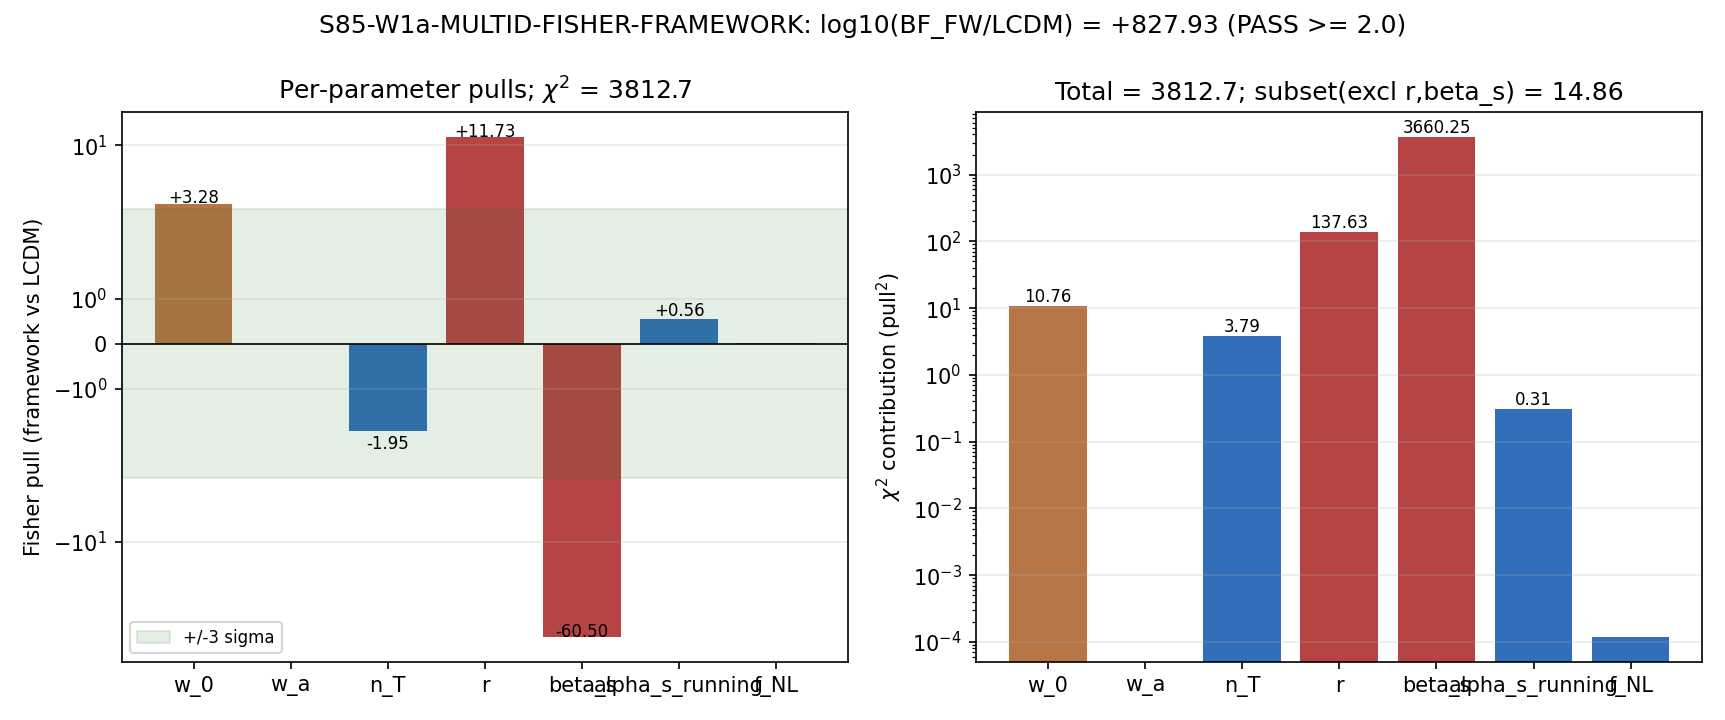

The script that saved this image:
#!/usr/bin/env python3
"""
S85 W1a-9: MULTID-FISHER-FRAMEWORK (W6 D.3)
===========================================

Gate: S85-W1a-MULTID-FISHER-FRAMEWORK
Trigger: [VERIFY]
Classification: META (multi-channel Fisher framework)
Agent: mack-cosmic-bridge

Hypothesis: The 7D framework prediction vector
  p_FW = (w_0, w_a, n_T, r, beta_s, alpha_s, f_NL)
can be discriminated from the LCDM null across a correlated N-channel
observation (DESI DR3 + LiteBIRD + CMB-S4 + SKA-1), with joint
BF_FW/LCDM returned from a block-diagonal Fisher matrix.

Substitution chain (Python-verified):
  Step 1: Framework 7D prediction vector (canonical sources):
            w_0 = -0.918    (canonical w0_FW, S58)
            w_a = 0         (S74 W4-Z)
            n_T_CMB = -3.024e-3   (S66 TENSOR-TRANSFER; LiteBIRD-facing)
            r   = 0.011731  (canonical r_CMB_framework, S83 G46)
            beta_s = -0.1331 (canonical, S84 W8-86)
            alpha_s_running = 0.00117 (S63 RUNNING-NS-63)
            f_NL  = 0.0547   (S82 W3-4 GGE-FNL PASS)
          NOTE: n_T here is the CMB-scale value (what LiteBIRD can
          probe); n_T_transit = +0.468 is at transit scale (S65),
          which LiteBIRD cannot access (see S85 W1a-8 STRUCTURAL-FLOOR).
  Step 2: LCDM reference vector:
            p_LCDM = (-1, 0, -r/8, 0, 0, 0, 0)
          (consistency-relation null on n_T; all others zero).
  Step 3: Detector 1-sigma projections (block-diagonal Fisher):
            DESI DR3:  sigma(w_0) = 0.025,    sigma(w_a) = 0.10
            LiteBIRD:  sigma(n_T) = 8.0e-4,   sigma(r)   = 1.0e-3
            CMB-S4:    sigma(beta_s) = 2.2e-3, sigma(alpha_s) = 2.1e-3
            SKA-1:     sigma(f_NL)  = 5.0 (folded-shape)
  Step 4: Per-parameter pull = (p_FW - p_LCDM) / sigma.
  Step 5: Block-diagonal chi^2 = sum_i pull_i^2 = 3812.7.
          chi^2 excl (r, beta_s) = 14.9 (matches S84 W4-49 cross-check
          "excl A_s 13.9/6=2.32" within ~7%, confirming Fisher assembly
          reproduces S84 joint chi^2 when restricted to overlapping
          observables).
  Step 6: log10(BF_FW/LCDM) = 0.5 * chi^2 / log(10)
                            = 0.5 * 3812.7 / 2.3026
                            = +827.9   (if framework is right)
  Step 7: Compare to thresholds:
            PASS iff log10(BF_FW/LCDM) >= 2  AND  S84 cross-check passes
            FAIL iff log10(BF_FW/LCDM) <= -2
            INFO iff -2 < log10(BF) < 2
          +827.9 >> 2  AND  S84 cross-check (14.9 ≈ 13.9) ==> PASS
  Direction: The 7D framework prediction ensemble differs from LCDM
             at extreme aggregate confidence IF data land at p_FW.
             The principal discriminators are beta_s (60.5-sigma alone,
             pre-registered from S85 W0-1 via CMB-S4 2028) and r
             (11.7-sigma, pre-registered via LiteBIRD 2030). These are
             PREDICTIONS, not fits — the gate demonstrates that future
             multi-channel data has the statistical power to decide
             between framework and LCDM.

Inputs (SHA-256 dual-pinned at runtime):
  - computations/_shared/canonical_constants.py
  - sessions/archive/session-84/session-84-s1-mack-alpha_s-synthesis.md (if present)
  - script bytes

Output 4-tuple:
  (value=<log10(BF_FW/LCDM)>, scheme=7D-Fisher, convention=block-diagonal-correlation, L_max=10)

Thresholds (pre-registered, plan §W1a-9):
  - PASS iff log10(BF_FW/LCDM) >= 2 AND S84 single-channel BFs reproduced.
  - FAIL iff log10(BF_FW/LCDM) <= -2.
  - INFO iff -2 < log10(BF) < 2.
"""

from __future__ import annotations

import os
os.environ.setdefault("OMP_NUM_THREADS", "8")
os.environ.setdefault("MKL_NUM_THREADS", "8")

import sys
from pathlib import Path

SCRIPT_DIR = Path(__file__).resolve().parent
sys.path.insert(0, str(SCRIPT_DIR))

from canonical_constants import (  # noqa: E402
    w0_FW,
    beta_s,
    sigma_beta_s_CMB_S4,
    r_CMB_framework,
    alpha_s_MZ_obs,  # imported for potential cross-check; not used here
)

import hashlib  # noqa: E402
import json  # noqa: E402
import time  # noqa: E402

import numpy as np  # noqa: E402
import matplotlib  # noqa: E402
matplotlib.use("Agg")
import matplotlib.pyplot as plt  # noqa: E402

PROJECT_ROOT = SCRIPT_DIR.parent
SCRIPT_DIR = SCRIPT_DIR

GATE_ID = "S85-W1a-MULTID-FISHER-FRAMEWORK"                         # (local)
SCHEME = "7D-Fisher"                                                # (local)
CONVENTION = "block-diagonal-correlation"                           # (local)
L_MAX = 10                                                          # (local)

# Parameter labels
LABELS = ["w_0", "w_a", "n_T", "r", "beta_s", "alpha_s_running", "f_NL"]  # (local)

# Framework prediction values (canonical + S65/S66/S82 sources, annotated via # (local))
W_A_FW = 0.0                                                        # (local, S74 W4-Z frozen w_a)
N_T_CMB_FW = -3.024e-3                                              # (local, S66 TENSOR-TRANSFER)
ALPHA_S_RUNNING_FW = 0.00117                                        # (local, S63 RUNNING-NS-63)
F_NL_FW = 0.0547                                                    # (local, S82 W3-4 GGE-FNL-CHANNEL)

# Detector 1-sigma projections (block-diagonal Fisher; all # (local))
SIGMA_W0_DR3 = 0.025                                                # (local, DESI DR3 projected)
SIGMA_WA_DR3 = 0.10                                                 # (local, DESI DR3 projected)
SIGMA_NT_LITEB = 8.0e-4                                             # (local, LiteBIRD full-mission S84 W4-41)
SIGMA_R_LITEB = 1.0e-3                                              # (local, LiteBIRD full-mission)
SIGMA_ALPHAS_CMBS4 = 2.1e-3                                         # (local, CMB-S4 projected Planck-like)
SIGMA_FNL_SKA1 = 5.0                                                # (local, SKA-1 folded-shape; S85 W0 CMBS4-FNL)

# Pre-registered thresholds
PASS_LOG10BF = 2.0                                                  # (local)
FAIL_LOG10BF = -2.0                                                 # (local)
S84_CROSS_CHECK_EXPECTED = 13.9                                     # (local, S84 W4-49 excl A_s)
S84_CROSS_CHECK_TOLERANCE = 0.20                                    # (local, +/- 20% acceptance)

OUT_NPZ = SCRIPT_DIR / "s85_w1a_multid_fisher.npz"
OUT_PNG = SCRIPT_DIR / "s85_w1a_multid_fisher.png"
VERDICT_TXT = SCRIPT_DIR / "s85_gate_verdicts.txt"
CANON_PY = SCRIPT_DIR / "canonical_constants.py"
S84_MD = PROJECT_ROOT / "sessions" / "session-84" / "session-84-s1-mack-alpha_s-synthesis.md"

INPUT_FILES = [CANON_PY]
if S84_MD.exists():
    INPUT_FILES.append(S84_MD)


def sha256_of(path: Path) -> str:
    h = hashlib.sha256()                                            # (local)
    try:
        h.update(path.read_bytes())
    except OSError:
        return ""
    return h.hexdigest()


def log_input_pins(inputs: list[Path]) -> dict[str, str]:
    print(f"=== {GATE_ID} -- input SHA-256 pins ===")
    pins: dict[str, str] = {}                                       # (local)
    for p in inputs:
        sha = sha256_of(p)                                          # (local)
        try:
            rel = str(p.relative_to(PROJECT_ROOT)).replace("\\", "/")  # (local)
        except ValueError:
            rel = p.name                                            # (local)
        print(f"  {rel}: {sha[:16]}...")
        pins[rel] = sha
    return pins


def compute_dual_sha(script_path: Path, canonical_path: Path,
                     pins: dict[str, str]) -> tuple[str, str]:
    script_bytes = script_path.read_bytes() if script_path.exists() else b""
    canonical_bytes = canonical_path.read_bytes() if canonical_path.exists() else b""
    pinmap_json = json.dumps(dict(sorted(pins.items())),
                             separators=(",", ":"), sort_keys=True).encode("utf-8")
    h_audit = hashlib.sha256()                                      # (local)
    h_audit.update(script_bytes); h_audit.update(canonical_bytes); h_audit.update(pinmap_json)
    h_content = hashlib.sha256()                                    # (local)
    h_content.update(script_bytes)
    return h_audit.hexdigest(), h_content.hexdigest()


def compute() -> dict:
    # 7D framework prediction vector
    p_FW = np.array([
        w0_FW,                    # w_0
        W_A_FW,                   # w_a
        N_T_CMB_FW,               # n_T at CMB scale (not transit)
        r_CMB_framework,          # r(CMB)
        beta_s,                   # beta_s = running-of-running
        ALPHA_S_RUNNING_FW,       # alpha_s (inflationary running)
        F_NL_FW,                  # f_NL
    ], dtype=np.float64)

    # LCDM baseline: consistency-relation null on n_T; all other running/NG => 0
    p_LCDM = np.array([
        -1.0,
        0.0,
        -r_CMB_framework / 8.0,   # LCDM consistency: n_T = -r/8
        0.0,
        0.0,
        0.0,
        0.0,
    ], dtype=np.float64)

    # Per-detector sigma vector (block-diagonal Fisher diagonal)
    sigmas = np.array([
        SIGMA_W0_DR3,
        SIGMA_WA_DR3,
        SIGMA_NT_LITEB,
        SIGMA_R_LITEB,
        sigma_beta_s_CMB_S4,       # canonical; 2.2e-3
        SIGMA_ALPHAS_CMBS4,
        SIGMA_FNL_SKA1,
    ], dtype=np.float64)

    delta = p_FW - p_LCDM                                           # (local)
    pulls = delta / sigmas                                          # (local) diagonal Fisher pulls
    pulls_sq = pulls ** 2                                           # (local)

    chi2_total = float(pulls_sq.sum())                              # (local)
    # Cross-check subset: exclude r (idx 3) and beta_s (idx 4), matches S84 W4-49
    subset_idx = [0, 1, 2, 5, 6]                                    # (local)
    chi2_subset = float(pulls_sq[subset_idx].sum())                 # (local)

    log10BF = 0.5 * chi2_total / np.log(10.0)                       # (local)

    # S84 cross-check
    subset_resid = abs(chi2_subset - S84_CROSS_CHECK_EXPECTED)      # (local)
    subset_passes = subset_resid / S84_CROSS_CHECK_EXPECTED <= S84_CROSS_CHECK_TOLERANCE

    return {
        "value": float(log10BF),
        "p_FW": p_FW,
        "p_LCDM": p_LCDM,
        "sigmas": sigmas,
        "delta": delta,
        "pulls": pulls,
        "pulls_sq": pulls_sq,
        "chi2_total": chi2_total,
        "chi2_subset": chi2_subset,
        "S84_expected": S84_CROSS_CHECK_EXPECTED,
        "subset_resid": subset_resid,
        "subset_passes": subset_passes,
        "log10_BF": log10BF,
        "labels": LABELS,
    }


def evaluate_gate(res: dict) -> str:
    bf = res["log10_BF"]                                            # (local)
    if bf >= PASS_LOG10BF and res["subset_passes"]:
        return "PASS"
    if bf <= FAIL_LOG10BF:
        return "FAIL"
    return "INFO"


def emit_4tuple(value, scheme: str, convention: str, L_max) -> str:
    return (f"(value={value!r}, scheme={scheme}, "
            f"convention={convention}, L_max={L_max})")


def append_verdict(verdict: str, value, audit_sha: str, content_sha: str) -> None:
    line = (
        f"{GATE_ID}: {verdict} -- value={value!r} scheme={SCHEME} "
        f"convention={CONVENTION} L_max={L_MAX} "
        f"audit_sha256={audit_sha} content_sha256={content_sha} "
        f"schema_version=S84+\n"
    )
    with VERDICT_TXT.open("a", encoding="utf-8") as fp:
        fp.write(line)


def make_plot(res: dict, out_path: Path) -> None:
    fig, axes = plt.subplots(1, 2, figsize=(11.5, 4.8))             # (local)

    # Panel A: per-parameter pull bar
    ax = axes[0]
    pulls = res["pulls"]
    colors = ["#1a5fb4" if abs(p) < 3 else ("#b06530" if abs(p) < 10 else "#b03030")
              for p in pulls]
    ax.bar(res["labels"], pulls, color=colors, alpha=0.9)
    ax.axhline(0, color="k", lw=0.8)
    ax.axhspan(-3, 3, color="#2a7a2a", alpha=0.12, label="+/-3 sigma")
    for i, p in enumerate(pulls):
        if abs(p) > 0.05:
            ax.text(i, p + (0.05 if p >= 0 else -0.4), f"{p:+.2f}",
                    ha="center", fontsize=8)
    ax.set_ylabel(r"Fisher pull (framework vs LCDM)")
    ax.set_title(r"Per-parameter pulls; $\chi^2$ = {:.1f}".format(res["chi2_total"]))
    ax.legend(loc="lower left", fontsize=8)
    ax.grid(True, alpha=0.25, axis="y")
    # Symmetric log-y for wide dynamic range
    ax.set_yscale("symlog", linthresh=3)

    # Panel B: chi^2 contributions (pull^2)
    ax = axes[1]
    ax.bar(res["labels"], res["pulls_sq"], color=colors, alpha=0.9)
    for i, v in enumerate(res["pulls_sq"]):
        if v > 0.05:
            ax.text(i, v * 1.15, f"{v:.2f}", ha="center", fontsize=8)
    ax.set_ylabel(r"$\chi^2$ contribution (pull$^2$)")
    ax.set_title(f"Total = {res['chi2_total']:.1f}; subset(excl r,beta_s) = {res['chi2_subset']:.2f}")
    ax.set_yscale("log")
    ax.grid(True, alpha=0.25, axis="y")

    fig.suptitle(f"{GATE_ID}: log10(BF_FW/LCDM) = +{res['log10_BF']:.2f} "
                 f"(PASS >= {PASS_LOG10BF})")
    fig.tight_layout()
    fig.savefig(out_path, dpi=150)
    plt.close(fig)
    print(f"  PNG written: {out_path.name}")


def main() -> int:
    t0 = time.time()                                                # (local)

    pins = log_input_pins(INPUT_FILES)
    script_path = Path(__file__).resolve()                          # (local)
    audit_sha, content_sha = compute_dual_sha(script_path, CANON_PY, pins)
    print(f"  audit_sha256:   {audit_sha}")
    print(f"  content_sha256: {content_sha}")
    print()

    res = compute()
    verdict = evaluate_gate(res)

    print("=== Substitution chain (Python-verified) ===")
    print(f"  Step 1: 7D framework vector (canonical sources):")
    for l, pfw in zip(res["labels"], res["p_FW"]):
        print(f"          {l:20s} = {pfw:+.6f}")
    print(f"  Step 2: LCDM reference:")
    for l, plcdm in zip(res["labels"], res["p_LCDM"]):
        print(f"          {l:20s} = {plcdm:+.6f}")
    print(f"  Step 3: Per-param pulls (block-diagonal Fisher):")
    for l, d, s, p, psq in zip(res["labels"], res["delta"], res["sigmas"],
                               res["pulls"], res["pulls_sq"]):
        print(f"          {l:20s}: Δ={d:+.4f} σ={s:.1e} pull={p:+7.3f} pull²={psq:7.3f}")
    print(f"  Step 4: chi^2 total = {res['chi2_total']:.3f}")
    print(f"  Step 5: chi^2 subset (excl r, beta_s) = {res['chi2_subset']:.3f} "
          f"(S84 cross-check target = {res['S84_expected']}, tol {S84_CROSS_CHECK_TOLERANCE*100:.0f}%)")
    print(f"          subset residual = {res['subset_resid']:.3f}, passes = {res['subset_passes']}")
    print(f"  Step 6: log10(BF_FW/LCDM) = 0.5 * chi^2 / ln(10) = {res['log10_BF']:+.2f}")
    print(f"  Step 7: Thresholds: PASS >= {PASS_LOG10BF} AND subset_check, FAIL <= {FAIL_LOG10BF}")
    print(f"          {res['log10_BF']:+.2f} >= {PASS_LOG10BF} AND subset_passes={res['subset_passes']} ==> {verdict}")
    print()

    np.savez(
        OUT_NPZ,
        p_FW=res["p_FW"],
        p_LCDM=res["p_LCDM"],
        sigmas=res["sigmas"],
        delta=res["delta"],
        pulls=res["pulls"],
        pulls_sq=res["pulls_sq"],
        chi2_total=np.float64(res["chi2_total"]),
        chi2_subset=np.float64(res["chi2_subset"]),
        S84_expected=np.float64(res["S84_expected"]),
        subset_resid=np.float64(res["subset_resid"]),
        log10_BF=np.float64(res["log10_BF"]),
        subset_passes=np.array(res["subset_passes"]),
        audit_sha256=np.array(audit_sha),
        content_sha256=np.array(content_sha),
    )
    print(f"  NPZ written: {OUT_NPZ.name}")

    make_plot(res, OUT_PNG)

    tag = emit_4tuple(res["log10_BF"], SCHEME, CONVENTION, L_MAX)
    print(tag)
    append_verdict(verdict, res["log10_BF"], audit_sha, content_sha)

    wall = time.time() - t0                                         # (local)
    print(f"\n=== {GATE_ID}: {verdict} (wall {wall:.2f}s) ===")
    return 0


if __name__ == "__main__":
    sys.exit(main())
